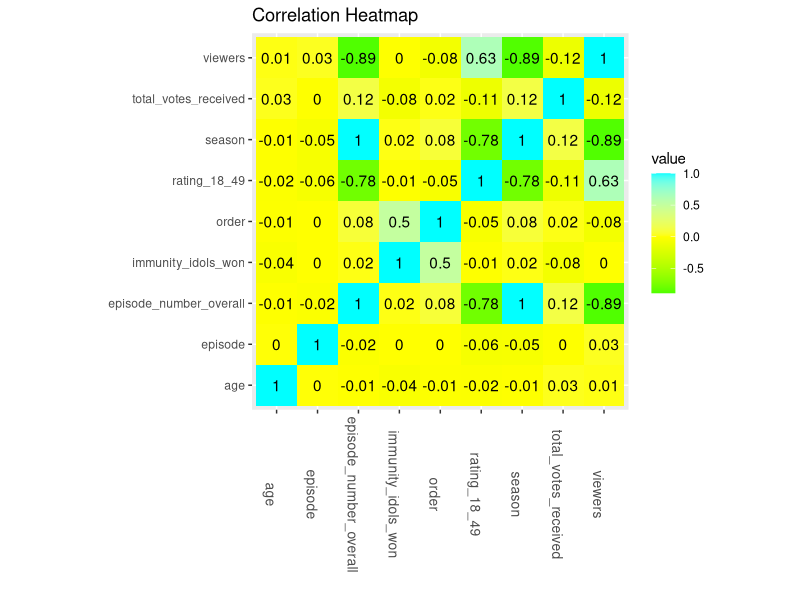
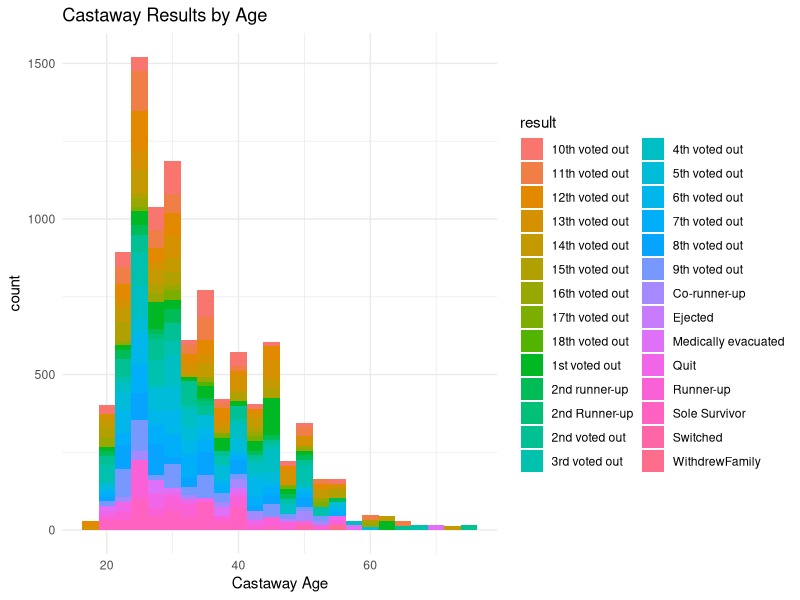
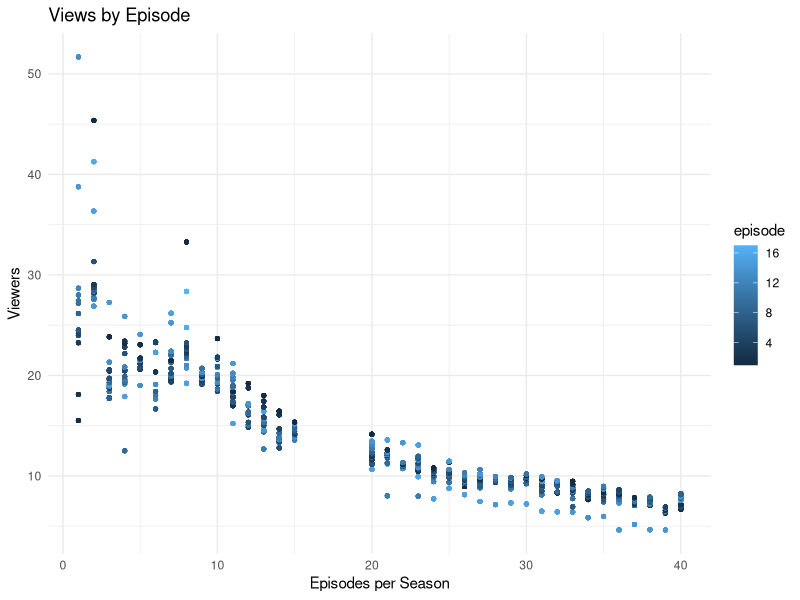

These charts were generated, in order, by the following R code: (Note: a time limit stopped this script after it produced the figures.)
## ---- chunk 1
knitr::opts_chunk$set(echo = TRUE, eval = TRUE, fig.align = "center", warning = F, message = F,
tidy=TRUE, tidy.opts=list(width.cutoff=60), R.options=list(max.print=100))
## ---- chunk 2
library(tidyverse)

library(readxl)
castaways <- read_excel("castaways.xlsx")

library(readxl)
viewers <- read_excel("viewers.xlsx")

survivor<- castaways %>% 
  full_join(viewers, by="season")

survivor %>% glimpse()

survivor<- survivor %>% mutate_at(c(20,24:26),as.numeric)
## ---- chunk 3
survivor.long<- survivor%>%
  pivot_longer(c=contains("_tribe"), names_to="category", values_to="value")%>%
  separate(category, into=c("tribes"))
## ---- chunk 4
#selecting chosen variables, arranging by result, filtering types of result, creating variables for winner, runner-up, and third place
survivor.1<- survivor %>% 
  select(season, castaway, episode, episode_number_overall, personality_type, result, order, age, immunity_idols_won, total_votes_received, viewers, rating_18_49) %>%
  arrange(viewers) %>% 
  filter(result !="Eliminated") %>%
  mutate(winner= (str_detect(result, "\\bSole\\b"))) %>% 
  mutate(runnerup= (str_detect(result, "\\bRunner-up\\b")))

#summaries
survivor.1 %>% 
  summarize(n(), n_distinct(age), mean.age=mean(age, na.rm=TRUE), sd.age=sd(age, na.rm=TRUE), median.age=median(age, na.rm=TRUE))

survivor.1 %>% 
  group_by(winner, runnerup) %>% 
  summarise(sum.votes=sum(total_votes_received, na.rm=T), sum.idols=sum(immunity_idols_won, na.rm=T))

#matrix
survivor.1 %>% select(where(is.numeric))%>%cor(use="pair")
## ---- chunk 5
library(ggplot2)
survivor.1 %>% select_if(is.numeric) %>% cor(use="pair") %>% as.data.frame %>% rownames_to_column %>% pivot_longer(-1) %>% 
  ggplot(aes(rowname,name,fill=value)) + geom_tile()+ geom_text(aes(label=round(value,2)))+ xlab("")+ ylab("")+coord_fixed() + ggtitle("Correlation Heatmap") + scale_fill_gradient2(low="green", mid="yellow", high="cyan") +theme(axis.text.x = element_text(angle=-90, size=10))

##Castaway Results by Age
ggplot(survivor.1, aes(age))+ geom_histogram(aes(fill=result),binwidth = 2.5) + ggtitle("Castaway Results by Age") + xlab("Castaway Age") +theme_minimal()


##Views by Episode

survivor.1%>% 
  ggplot(aes(season, viewers)) + geom_point(mapping=aes(season, viewers,color=episode), size=1) + ggtitle("Views by Episode") + xlab("Episodes per Season") + ylab("Viewers") +theme_minimal()

## ---- chunk 6
library(cluster)
survivor.numeric<- survivor.1 %>% select(season, age, viewers) %>% scale()
sil_width<-vector()
for(i in 2:5){
  pam_fit <- pam(survivor.numeric, k = i)
  sil_width[i] <-pam_fit$silinfo$avg.width
  }
ggplot()+geom_line(aes(x=1:5,y=sil_width))+scale_x_continuous(name="k",breaks=1:5)


##scaling data and applying k
pam1<-survivor.numeric%>%scale()%>%pam(k=2)
pam1


##HERE IS WHERE IT STOPS KNITTING. I've commented out everything after this line so I can still send you the knitted file, but I give up!

#pamcluster<-survivor.numeric%>% mutate(survivor.numeric, cluster=as.numeric(pam1$clustering))

#pamcluster %>% ggplot(aes(season,viewers,color=cluster))+geom_point() + xlab("Season") + ylab("Viewers (") + ggtitle("Cluster Plot of Viewers")

##cluster summary
#pamcluster%>%
  #group_by(cluster)%>%summarize_if(is.numeric,mean,na.rm=T)

##visualizing clusters
#library(GGally)
#ggpairs(pamcluster, columns=1:4, aes(color=cluster))
